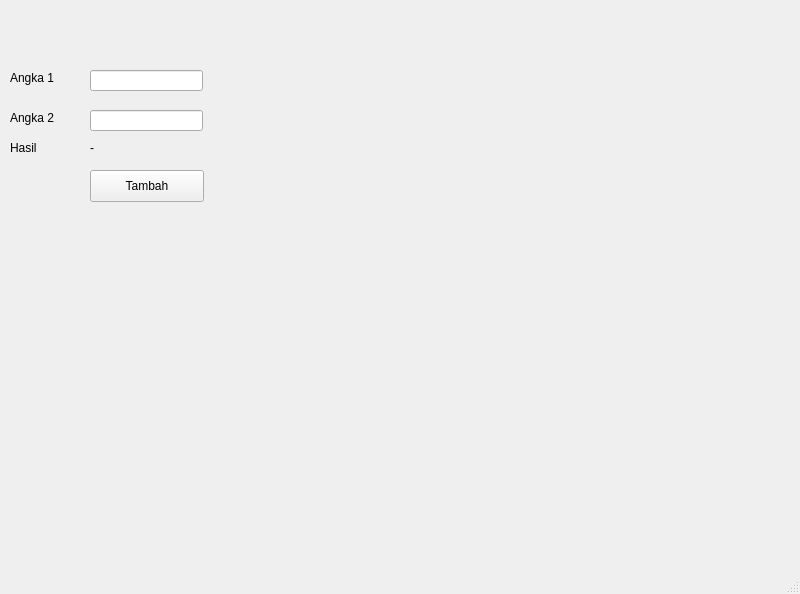
<?xml version="1.0" encoding="UTF-8"?>
<ui version="4.0">
 <class>MainWindow</class>
 <widget class="QMainWindow" name="MainWindow">
  <property name="geometry">
   <rect>
    <x>0</x>
    <y>0</y>
    <width>800</width>
    <height>594</height>
   </rect>
  </property>
  <property name="windowTitle">
   <string>MainWindow</string>
  </property>
  <widget class="QWidget" name="centralwidget">
   <widget class="QLabel" name="label">
    <property name="geometry">
     <rect>
      <x>10</x>
      <y>70</y>
      <width>60</width>
      <height>16</height>
     </rect>
    </property>
    <property name="text">
     <string>Angka 1</string>
    </property>
   </widget>
   <widget class="QLabel" name="label_2">
    <property name="geometry">
     <rect>
      <x>10</x>
      <y>110</y>
      <width>60</width>
      <height>16</height>
     </rect>
    </property>
    <property name="text">
     <string>Angka 2</string>
    </property>
   </widget>
   <widget class="QLabel" name="label_3">
    <property name="geometry">
     <rect>
      <x>10</x>
      <y>140</y>
      <width>60</width>
      <height>16</height>
     </rect>
    </property>
    <property name="text">
     <string>Hasil</string>
    </property>
   </widget>
   <widget class="QLineEdit" name="angka1LineEdit">
    <property name="geometry">
     <rect>
      <x>90</x>
      <y>70</y>
      <width>113</width>
      <height>21</height>
     </rect>
    </property>
   </widget>
   <widget class="QLineEdit" name="angka2LineEdit">
    <property name="geometry">
     <rect>
      <x>90</x>
      <y>110</y>
      <width>113</width>
      <height>21</height>
     </rect>
    </property>
   </widget>
   <widget class="QLabel" name="hasilLabel">
    <property name="geometry">
     <rect>
      <x>90</x>
      <y>140</y>
      <width>60</width>
      <height>16</height>
     </rect>
    </property>
    <property name="text">
     <string>-</string>
    </property>
   </widget>
   <widget class="QPushButton" name="hitungButton">
    <property name="geometry">
     <rect>
      <x>90</x>
      <y>170</y>
      <width>114</width>
      <height>32</height>
     </rect>
    </property>
    <property name="text">
     <string>Tambah</string>
    </property>
   </widget>
  </widget>
  <widget class="QMenuBar" name="menubar">
   <property name="geometry">
    <rect>
     <x>0</x>
     <y>0</y>
     <width>800</width>
     <height>22</height>
    </rect>
   </property>
  </widget>
  <widget class="QStatusBar" name="statusbar"/>
 </widget>
 <resources/>
 <connections/>
</ui>
